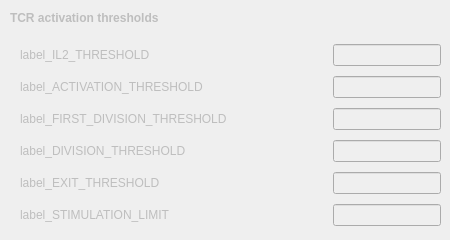
          <widget class="QWidget" name="tab_TCR">
           <property name="enabled">
            <bool>false</bool>
           </property>
           <attribute name="title">
            <string>TCR Activation</string>
           </attribute>
           <widget class="QWidget" name="layoutWidget_2">
            <property name="geometry">
             <rect>
              <x>20</x>
              <y>40</y>
              <width>421</width>
              <height>191</height>
             </rect>
            </property>
            <layout class="QGridLayout" name="gridLayout_3" columnstretch="0,0">
             <item row="0" column="0">
              <widget class="QMyLabel" name="label_IL2_THRESHOLD">
               <property name="text">
                <string>label_IL2_THRESHOLD</string>
               </property>
              </widget>
             </item>
             <item row="1" column="0">
              <widget class="QMyLabel" name="label_ACTIVATION_THRESHOLD">
               <property name="text">
                <string>label_ACTIVATION_THRESHOLD</string>
               </property>
              </widget>
             </item>
             <item row="2" column="0">
              <widget class="QMyLabel" name="label_FIRST_DIVISION_THRESHOLD">
               <property name="text">
                <string>label_FIRST_DIVISION_THRESHOLD</string>
               </property>
              </widget>
             </item>
             <item row="3" column="0">
              <widget class="QMyLabel" name="label_DIVISION_THRESHOLD">
               <property name="sizePolicy">
                <sizepolicy hsizetype="MinimumExpanding" vsizetype="Preferred">
                 <horstretch>0</horstretch>
                 <verstretch>0</verstretch>
                </sizepolicy>
               </property>
               <property name="mouseTracking">
                <bool>false</bool>
               </property>
               <property name="text">
                <string>label_DIVISION_THRESHOLD</string>
               </property>
               <property name="wordWrap">
                <bool>false</bool>
               </property>
              </widget>
             </item>
             <item row="4" column="0">
              <widget class="QMyLabel" name="label_EXIT_THRESHOLD">
               <property name="mouseTracking">
                <bool>false</bool>
               </property>
               <property name="text">
                <string>label_EXIT_THRESHOLD</string>
               </property>
               <property name="wordWrap">
                <bool>false</bool>
               </property>
              </widget>
             </item>
             <item row="0" column="1">
              <widget class="QLineEdit" name="line_IL2_THRESHOLD">
               <property name="sizePolicy">
                <sizepolicy hsizetype="Fixed" vsizetype="Fixed">
                 <horstretch>120</horstretch>
                 <verstretch>0</verstretch>
                </sizepolicy>
               </property>
               <property name="alignment">
                <set>Qt::AlignRight|Qt::AlignTrailing|Qt::AlignVCenter</set>
               </property>
              </widget>
             </item>
             <item row="1" column="1">
              <widget class="QLineEdit" name="line_ACTIVATION_THRESHOLD">
               <property name="sizePolicy">
                <sizepolicy hsizetype="Fixed" vsizetype="Fixed">
                 <horstretch>120</horstretch>
                 <verstretch>0</verstretch>
                </sizepolicy>
               </property>
               <property name="alignment">
                <set>Qt::AlignRight|Qt::AlignTrailing|Qt::AlignVCenter</set>
               </property>
              </widget>
             </item>
             <item row="2" column="1">
              <widget class="QLineEdit" name="line_FIRST_DIVISION_THRESHOLD">
               <property name="sizePolicy">
                <sizepolicy hsizetype="Fixed" vsizetype="Fixed">
                 <horstretch>120</horstretch>
                 <verstretch>0</verstretch>
                </sizepolicy>
               </property>
               <property name="alignment">
                <set>Qt::AlignRight|Qt::AlignTrailing|Qt::AlignVCenter</set>
               </property>
              </widget>
             </item>
             <item row="3" column="1">
              <widget class="QLineEdit" name="line_DIVISION_THRESHOLD">
               <property name="sizePolicy">
                <sizepolicy hsizetype="Fixed" vsizetype="Fixed">
                 <horstretch>120</horstretch>
                 <verstretch>0</verstretch>
                </sizepolicy>
               </property>
               <property name="alignment">
                <set>Qt::AlignRight|Qt::AlignTrailing|Qt::AlignVCenter</set>
               </property>
              </widget>
             </item>
             <item row="4" column="1">
              <widget class="QLineEdit" name="line_EXIT_THRESHOLD">
               <property name="sizePolicy">
                <sizepolicy hsizetype="Fixed" vsizetype="Fixed">
                 <horstretch>120</horstretch>
                 <verstretch>0</verstretch>
                </sizepolicy>
               </property>
               <property name="alignment">
                <set>Qt::AlignRight|Qt::AlignTrailing|Qt::AlignVCenter</set>
               </property>
              </widget>
             </item>
             <item row="5" column="0">
              <widget class="QMyLabel" name="label_STIMULATION_LIMIT">
               <property name="mouseTracking">
                <bool>false</bool>
               </property>
               <property name="text">
                <string>label_STIMULATION_LIMIT</string>
               </property>
               <property name="wordWrap">
                <bool>false</bool>
               </property>
              </widget>
             </item>
             <item row="5" column="1">
              <widget class="QLineEdit" name="line_STIMULATION_LIMIT">
               <property name="sizePolicy">
                <sizepolicy hsizetype="Fixed" vsizetype="Fixed">
                 <horstretch>120</horstretch>
                 <verstretch>0</verstretch>
                </sizepolicy>
               </property>
               <property name="alignment">
                <set>Qt::AlignRight|Qt::AlignTrailing|Qt::AlignVCenter</set>
               </property>
              </widget>
             </item>
            </layout>
           </widget>
           <widget class="QLabel" name="label_40">
            <property name="geometry">
             <rect>
              <x>10</x>
              <y>10</y>
              <width>211</width>
              <height>16</height>
             </rect>
            </property>
            <property name="font">
             <font>
              <weight>75</weight>
              <bold>true</bold>
             </font>
            </property>
            <property name="text">
             <string>TCR activation thresholds</string>
            </property>
           </widget>
          </widget>
